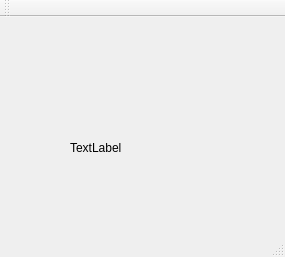
<?xml version="1.0" encoding="UTF-8"?>
<ui version="4.0">
 <class>MainWindow</class>
 <widget class="QMainWindow" name="MainWindow">
  <property name="geometry">
   <rect>
    <x>0</x>
    <y>0</y>
    <width>285</width>
    <height>257</height>
   </rect>
  </property>
  <property name="windowTitle">
   <string>MainWindow</string>
  </property>
  <widget class="QWidget" name="centralWidget">
   <widget class="QLabel" name="label">
    <property name="geometry">
     <rect>
      <x>70</x>
      <y>40</y>
      <width>161</width>
      <height>181</height>
     </rect>
    </property>
    <property name="text">
     <string>TextLabel</string>
    </property>
   </widget>
  </widget>
  <widget class="QMenuBar" name="menuBar">
   <property name="geometry">
    <rect>
     <x>0</x>
     <y>0</y>
     <width>285</width>
     <height>26</height>
    </rect>
   </property>
  </widget>
  <widget class="QToolBar" name="mainToolBar">
   <attribute name="toolBarArea">
    <enum>TopToolBarArea</enum>
   </attribute>
   <attribute name="toolBarBreak">
    <bool>false</bool>
   </attribute>
  </widget>
  <widget class="QStatusBar" name="statusBar"/>
 </widget>
 <layoutdefault spacing="6" margin="11"/>
 <resources/>
 <connections/>
</ui>
